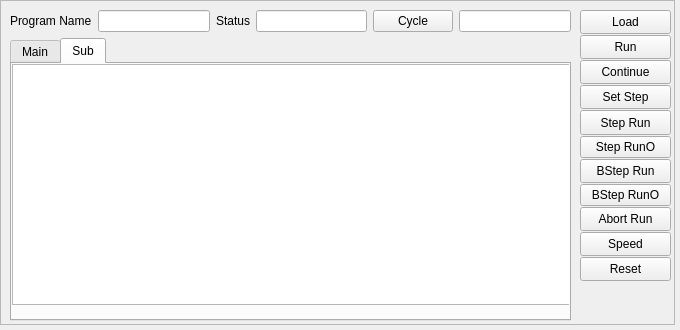
<?xml version="1.0" encoding="UTF-8"?>
<ui version="4.0">
 <class>FormRun</class>
 <widget class="QWidget" name="FormRun">
  <property name="geometry">
   <rect>
    <x>0</x>
    <y>0</y>
    <width>680</width>
    <height>330</height>
   </rect>
  </property>
  <property name="windowTitle">
   <string>Form</string>
  </property>
  <widget class="QFrame" name="frame">
   <property name="geometry">
    <rect>
     <x>0</x>
     <y>0</y>
     <width>675</width>
     <height>325</height>
    </rect>
   </property>
   <property name="frameShape">
    <enum>QFrame::StyledPanel</enum>
   </property>
   <property name="frameShadow">
    <enum>QFrame::Raised</enum>
   </property>
   <widget class="QWidget" name="layoutWidget_2">
    <property name="geometry">
     <rect>
      <x>10</x>
      <y>10</y>
      <width>561</width>
      <height>311</height>
     </rect>
    </property>
    <layout class="QVBoxLayout" name="verticalLayout_2">
     <item>
      <layout class="QHBoxLayout" name="horizontalLayout">
       <item>
        <widget class="QLabel" name="label">
         <property name="text">
          <string>Program Name</string>
         </property>
        </widget>
       </item>
       <item>
        <widget class="QLineEdit" name="txtPrgName"/>
       </item>
       <item>
        <widget class="QLabel" name="label_2">
         <property name="text">
          <string>Status</string>
         </property>
        </widget>
       </item>
       <item>
        <widget class="QLineEdit" name="txtStatus"/>
       </item>
       <item>
        <widget class="QPushButton" name="btnCycle">
         <property name="text">
          <string>Cycle</string>
         </property>
        </widget>
       </item>
       <item>
        <widget class="QLineEdit" name="txtCycle">
         <property name="enabled">
          <bool>true</bool>
         </property>
         <property name="sizePolicy">
          <sizepolicy hsizetype="Expanding" vsizetype="Fixed">
           <horstretch>0</horstretch>
           <verstretch>0</verstretch>
          </sizepolicy>
         </property>
         <property name="minimumSize">
          <size>
           <width>0</width>
           <height>0</height>
          </size>
         </property>
         <property name="frame">
          <bool>true</bool>
         </property>
         <property name="alignment">
          <set>Qt::AlignCenter</set>
         </property>
        </widget>
       </item>
      </layout>
     </item>
     <item>
      <widget class="QTabWidget" name="tabWidget">
       <property name="currentIndex">
        <number>1</number>
       </property>
       <widget class="QWidget" name="tab">
        <attribute name="title">
         <string>Main</string>
        </attribute>
        <widget class="QTableView" name="tblRunSteps">
         <property name="geometry">
          <rect>
           <x>0</x>
           <y>0</y>
           <width>561</width>
           <height>241</height>
          </rect>
         </property>
         <property name="sizePolicy">
          <sizepolicy hsizetype="Expanding" vsizetype="Expanding">
           <horstretch>0</horstretch>
           <verstretch>0</verstretch>
          </sizepolicy>
         </property>
         <property name="horizontalScrollBarPolicy">
          <enum>Qt::ScrollBarAlwaysOff</enum>
         </property>
         <attribute name="horizontalHeaderStretchLastSection">
          <bool>true</bool>
         </attribute>
        </widget>
       </widget>
       <widget class="QWidget" name="tab_2">
        <attribute name="title">
         <string>Sub</string>
        </attribute>
        <widget class="QTableView" name="tblRunSteps_Sub">
         <property name="geometry">
          <rect>
           <x>0</x>
           <y>0</y>
           <width>561</width>
           <height>241</height>
          </rect>
         </property>
         <property name="horizontalScrollBarPolicy">
          <enum>Qt::ScrollBarAlwaysOff</enum>
         </property>
         <attribute name="horizontalHeaderStretchLastSection">
          <bool>true</bool>
         </attribute>
        </widget>
       </widget>
      </widget>
     </item>
    </layout>
   </widget>
   <widget class="QWidget" name="layoutWidget">
    <property name="geometry">
     <rect>
      <x>580</x>
      <y>10</y>
      <width>91</width>
      <height>311</height>
     </rect>
    </property>
    <layout class="QVBoxLayout" name="verticalLayout">
     <property name="spacing">
      <number>1</number>
     </property>
     <property name="sizeConstraint">
      <enum>QLayout::SetDefaultConstraint</enum>
     </property>
     <item>
      <widget class="QPushButton" name="btnLoad">
       <property name="sizePolicy">
        <sizepolicy hsizetype="Minimum" vsizetype="Expanding">
         <horstretch>0</horstretch>
         <verstretch>0</verstretch>
        </sizepolicy>
       </property>
       <property name="text">
        <string>Load</string>
       </property>
      </widget>
     </item>
     <item>
      <widget class="QPushButton" name="btnRun">
       <property name="sizePolicy">
        <sizepolicy hsizetype="Minimum" vsizetype="Expanding">
         <horstretch>0</horstretch>
         <verstretch>0</verstretch>
        </sizepolicy>
       </property>
       <property name="text">
        <string>Run</string>
       </property>
      </widget>
     </item>
     <item>
      <widget class="QPushButton" name="btnConProgram">
       <property name="sizePolicy">
        <sizepolicy hsizetype="Minimum" vsizetype="Expanding">
         <horstretch>0</horstretch>
         <verstretch>0</verstretch>
        </sizepolicy>
       </property>
       <property name="text">
        <string>Continue</string>
       </property>
      </widget>
     </item>
     <item>
      <widget class="QPushButton" name="btnSetStep">
       <property name="sizePolicy">
        <sizepolicy hsizetype="Minimum" vsizetype="Expanding">
         <horstretch>0</horstretch>
         <verstretch>0</verstretch>
        </sizepolicy>
       </property>
       <property name="text">
        <string>Set Step</string>
       </property>
      </widget>
     </item>
     <item>
      <widget class="QPushButton" name="btnStepRun">
       <property name="sizePolicy">
        <sizepolicy hsizetype="Minimum" vsizetype="Expanding">
         <horstretch>0</horstretch>
         <verstretch>0</verstretch>
        </sizepolicy>
       </property>
       <property name="text">
        <string>Step Run</string>
       </property>
      </widget>
     </item>
     <item>
      <widget class="QPushButton" name="btnStepRunO">
       <property name="text">
        <string>Step RunO</string>
       </property>
      </widget>
     </item>
     <item>
      <widget class="QPushButton" name="btnBstepRun">
       <property name="sizePolicy">
        <sizepolicy hsizetype="Minimum" vsizetype="Expanding">
         <horstretch>0</horstretch>
         <verstretch>0</verstretch>
        </sizepolicy>
       </property>
       <property name="text">
        <string>BStep Run</string>
       </property>
      </widget>
     </item>
     <item>
      <widget class="QPushButton" name="btnBstepRunO">
       <property name="text">
        <string>BStep RunO</string>
       </property>
      </widget>
     </item>
     <item>
      <widget class="QPushButton" name="btnAbortRun">
       <property name="sizePolicy">
        <sizepolicy hsizetype="Minimum" vsizetype="Expanding">
         <horstretch>0</horstretch>
         <verstretch>0</verstretch>
        </sizepolicy>
       </property>
       <property name="text">
        <string>Abort Run</string>
       </property>
      </widget>
     </item>
     <item>
      <widget class="QPushButton" name="btnSpeed">
       <property name="enabled">
        <bool>true</bool>
       </property>
       <property name="sizePolicy">
        <sizepolicy hsizetype="Minimum" vsizetype="Expanding">
         <horstretch>0</horstretch>
         <verstretch>0</verstretch>
        </sizepolicy>
       </property>
       <property name="text">
        <string>Speed</string>
       </property>
      </widget>
     </item>
     <item>
      <widget class="QPushButton" name="btnReset">
       <property name="sizePolicy">
        <sizepolicy hsizetype="Minimum" vsizetype="Expanding">
         <horstretch>0</horstretch>
         <verstretch>0</verstretch>
        </sizepolicy>
       </property>
       <property name="text">
        <string>Reset</string>
       </property>
      </widget>
     </item>
     <item>
      <spacer name="verticalSpacer">
       <property name="orientation">
        <enum>Qt::Vertical</enum>
       </property>
       <property name="sizeHint" stdset="0">
        <size>
         <width>20</width>
         <height>40</height>
        </size>
       </property>
      </spacer>
     </item>
    </layout>
   </widget>
  </widget>
 </widget>
 <resources/>
 <connections/>
</ui>
